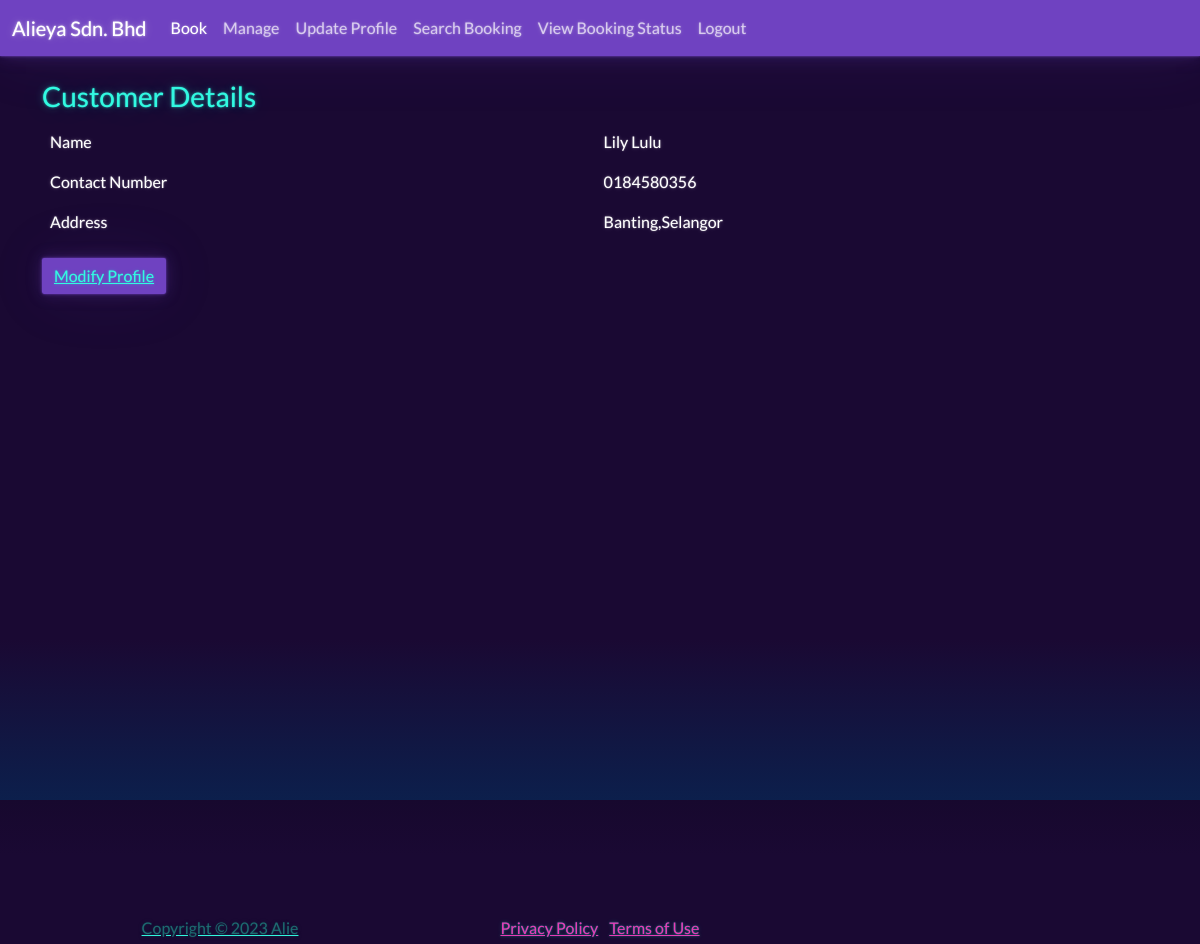
The page /customerviewprofile.php (signed in) on the database its author committed.
### tables this page shows
CREATE TABLE `tb_user` (
  `u_id` varchar(15) NOT NULL,
  `u_pwd` varchar(255) NOT NULL,
  `u_name` varchar(200) NOT NULL,
  `u_address` varchar(200) NOT NULL,
  `u_phone` varchar(15) NOT NULL,
  `u_lno` varchar(20) NOT NULL,
  `u_type` varchar(2) NOT NULL,
  `u_email` varchar(100) NOT NULL
);

### customerviewprofile.php (the view, shortened to what this page needs)
<?php
include ('dbconnect.php');
include 'headerCUSTOMER.php';
$uid=$_SESSION['uid'];
$sql = "SELECT * FROM tb_user WHERE u_id='$uid'";
$result = mysqli_query($con,$sql);
$row=mysqli_fetch_array($result);
?>
<div class="container">
	<br><h3>Customer Details</h3>
	<form class="form-horizontal" method="POST" action="staffapprovalprocess.php">
		<table class="table table-hover">
			<tr>
				<td>Name</td>
				<td><?php echo $row['u_name'];?></td>
			</tr>
			<tr>
				<td>Contact Number</td>
				<td><?php echo $row['u_phone'];?></td>
			</tr>
			<tr>
				<td>Address</td>
				<td><?php echo $row['u_address'];?></td>
			</tr>
		</table>
			<button type="submit" class="btn btn-primary"><a href ="customereditprofile.php">Modify Profile</button>
	</form>
</div>
<br><br>
 <footer class="text-center py-4">
    <div class="container">
        <div class="row row-cols-1 row-cols-lg-3">
            <div class="col">
                <p class="text-muted my-2">Copyright © 2023 Alie</p>
            </div>
            <div class="col">
                <ul class="list-inline my-2">
                    <li class="list-inline-item"><a class="link-secondary" href="#">Privacy Policy</a></li>
                    <li class="list-inline-item"><a class="link-secondary" href="#">Terms of Use</a></li>
                </ul>
            </div>
        </div>
    </div>
</footer>
</body>

### customerviewprofile.php (style rules this page uses)
footer { position: absolute; bottom: 0; width: 100%; height: 60px; }

### rows shown on the page
tb_user: u_name "Lily Lulu", u_phone "0184580356", u_address "Banting,Selangor"
